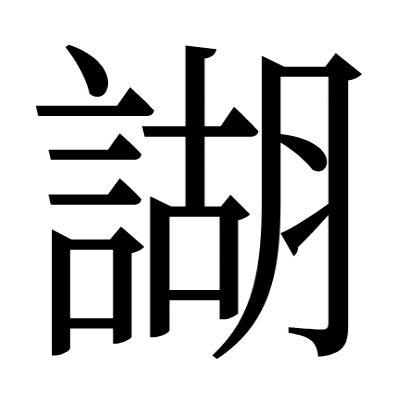
#> input picture stimuli/sets/pilot-draft-v1/images/P001.png, 400 x 400 px; its folder holds only this picture in this run
$ python contact_sheet.py images/P001.png
#> lines starting #> are read from the running program, lines starting #| are printed output that depends on the picture
"""Draw preview.png: all items of this set on a white background, with item id and source.

Usage: python contact_sheet.py /path/to/SourceHanSerifTC-Regular.otf   (needs Pillow)
"""

import csv
import os
import sys

from PIL import Image, ImageDraw, ImageFont

here = os.path.dirname(os.path.abspath(__file__))
rows = list(csv.DictReader(open(os.path.join(here, "items.csv"), encoding="utf-8-sig")))
#> (reads stimuli/sets/pilot-draft-v1/items.csv from the repository)
font = ImageFont.truetype(sys.argv[1], 15)
cols, cell, lab = 10, 120, 22
im = Image.new("RGB", (cols * cell, -(-len(rows) // cols) * (cell + lab)), "white")
#> im: PIL image 1200x2556 RGB; every value is 255
draw = ImageDraw.Draw(im)
for i, r in enumerate(rows):
    x, y = (i % cols) * cell, (i // cols) * (cell + lab)
    g = Image.open(os.path.join(here, "images", r["image"])).convert("RGBA").resize((cell - 8, cell - 8))
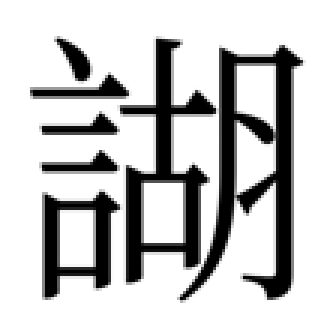
#> g: PIL image 112x112 RGBA (shown 3 times larger); mean R, G, B, A 0, 0, 0, 54.7; transparent parts drawn white
    draw.rectangle([x + 3, y + 3, x + cell - 4, y + cell - 4], outline=(225, 225, 225))
    im.paste(g, (x + 4, y + 4), g)
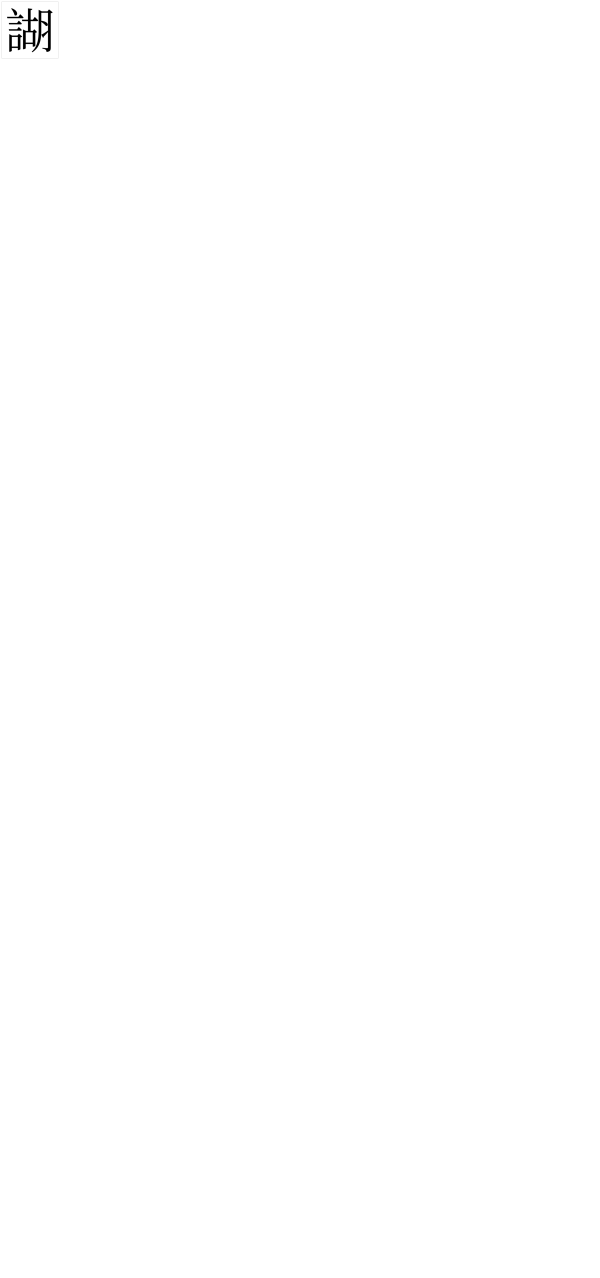
#> im: PIL image 1200x2556 RGB (shown at 1/2 size); min 0, max 255, mean 254.8
#> (the run stopped early here; a loop or call above may not have finished)
